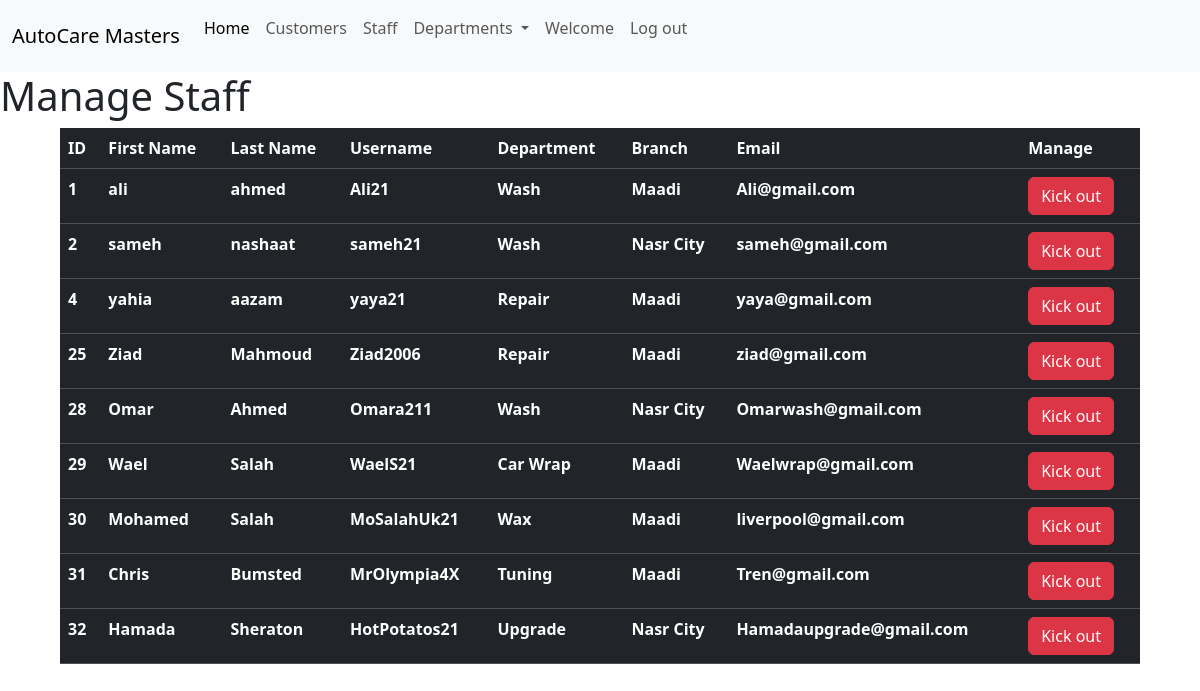
/PHP/AdminManageStaff.php, run on the app's committed database.
### tables this page shows
CREATE TABLE `staff` (
  `F_Name` varchar(15) NOT NULL,
  `L_Name` varchar(15) NOT NULL,
  `UserName` varchar(20) NOT NULL,
  `Email` varchar(50) NOT NULL,
  `Password` varchar(256) NOT NULL,
  `Role` varchar(15) NOT NULL,
  `S_ID` int(11) NOT NULL,
  `S_D_No` int(11) NOT NULL
);

CREATE TABLE `department_locations` (
  `L_ID` int(11) NOT NULL,
  `Location` varchar(50) NOT NULL,
  `D_Name` varchar(20) NOT NULL
);

### PHP/AdminManageStaff.php (the view, shortened to what this page needs)
<!DOCTYPE html>
<html>
<head>
    <link href="https://cdn.jsdelivr.net/npm/bootstrap@5.3.2/dist/css/bootstrap.min.css" rel="stylesheet">
</head>
<body>
<?php include 'adminNavbar.php'; ?>
<h1>Manage Staff </h1>
<table class="table table-dark table-hover " style="margin: 0px 5%; width: 90%;" >
    <tr>
        <th>ID</th> <th>First Name</th> <th>Last Name</th> <th>Username</th> <th>Department</th> <th>Branch</th> <th>Email</th>   <th>Manage</th>
    </tr>
    <?php
    include("DataBaseConfig.php");
    $sql = "select  `s_id`,`f_name`,`l_name`,`username`,`email`,`Location`,`d_name` from staff,department_locations where l_id=s_d_no";
    $result = $con->query($sql);
    while ($row = $result->fetch_assoc())
    {
        ?>
        <tr>
            <th><?php echo $row['s_id'] ?></th>
            <th><?php echo $row['f_name'] ?></th>
            <th><?php echo $row['l_name'] ?></th>
            <th><?php echo $row['username'] ?></th>
            <th><?php echo $row['d_name'] ?></th>
            <th><?php echo $row['Location'] ?></th>
            <th><?php echo $row['email'] ?></th>
            <th><form action="AdminDeleteStaff.php" method="post" > <input class="btn btn-danger" type="submit" value="Kick out" name="<?php echo $row['s_id']?>" > </form> </th>
        </tr>
        <?php
    }
    ?>
</table>
</body>
</html>

### data on the page
staff: S_ID "1", F_Name "ali", L_Name "ahmed", UserName "Ali21", S_D_No.D_Name "Wash", S_D_No.Location "Maadi", Email "Ali@gmail.com"
staff: S_ID "2", F_Name "sameh", L_Name "nashaat", UserName "sameh21", S_D_No.D_Name "Wash", S_D_No.Location "Nasr City", Email "sameh@gmail.com"
staff: S_ID "4", F_Name "yahia", L_Name "aazam", UserName "yaya21", S_D_No.D_Name "Repair", S_D_No.Location "Maadi", Email "yaya@gmail.com"
staff: S_ID "25", F_Name "Ziad", L_Name "Mahmoud", UserName "Ziad2006", S_D_No.D_Name "Repair", S_D_No.Location "Maadi", Email "ziad@gmail.com"
staff: S_ID "28", F_Name "Omar", L_Name "Ahmed", UserName "Omara211", S_D_No.D_Name "Wash", S_D_No.Location "Nasr City", Email "Omarwash@gmail.com"
staff: S_ID "29", F_Name "Wael", L_Name "Salah", UserName "WaelS21", S_D_No.D_Name "Car Wrap", S_D_No.Location "Maadi", Email "Waelwrap@gmail.com"
staff: S_ID "30", F_Name "Mohamed", L_Name "Salah", UserName "MoSalahUk21", S_D_No.D_Name "Wax", S_D_No.Location "Maadi", Email "liverpool@gmail.com"
staff: S_ID "31", F_Name "Chris", L_Name "Bumsted", UserName "MrOlympia4X", S_D_No.D_Name "Tuning", S_D_No.Location "Maadi", Email "Tren@gmail.com"
staff: S_ID "32", F_Name "Hamada", L_Name "Sheraton", UserName "HotPotatos21", S_D_No.D_Name "Upgrade", S_D_No.Location "Nasr City", Email "Hamadaupgrade@gmail.com"
